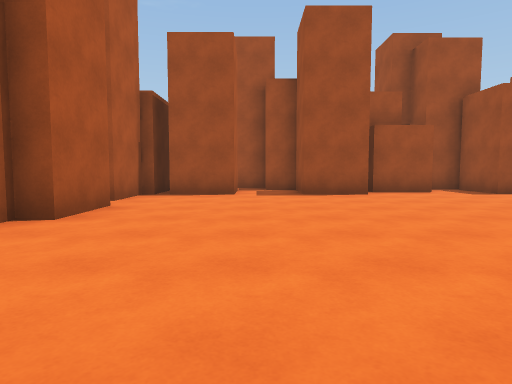
view 1 (above)

16 first-person views from a walk through a Unity game level. The camera is 1.2 m above the floor, tilts 4° down and sees 75° across. The floor is counted in squares, 2 m on a side. Each view is taken from the middle of a square. On the plan, view 1 faces up. The plan holds only what a view shows up to about 10 squares ahead; the rest is blank. The player character is not drawn. Surface patterns are stand-ins for the level's own textures.

view 2
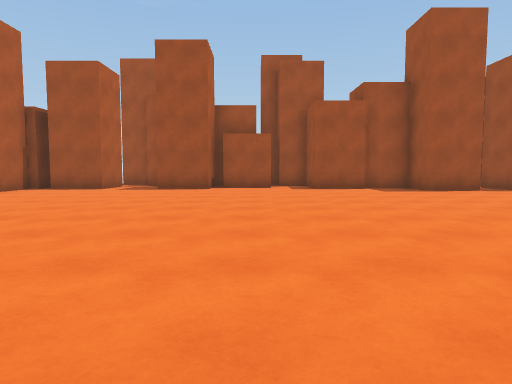

view 3
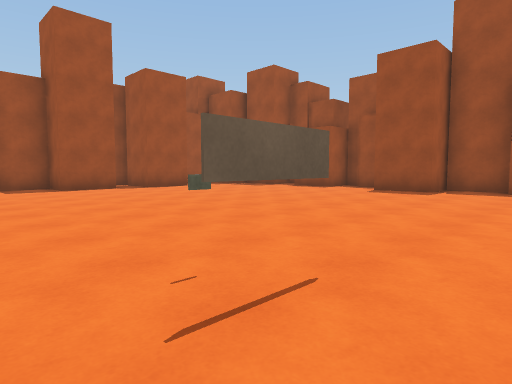

view 4
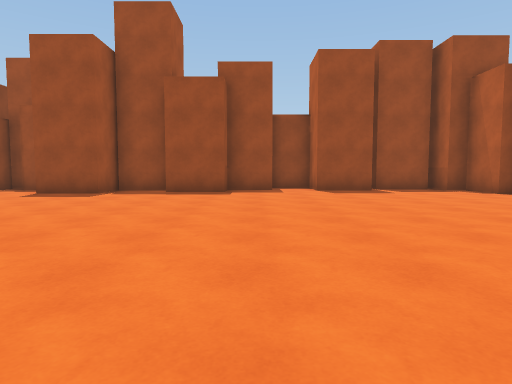

view 5
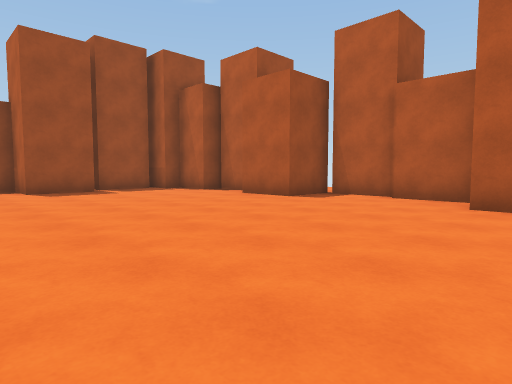

view 6
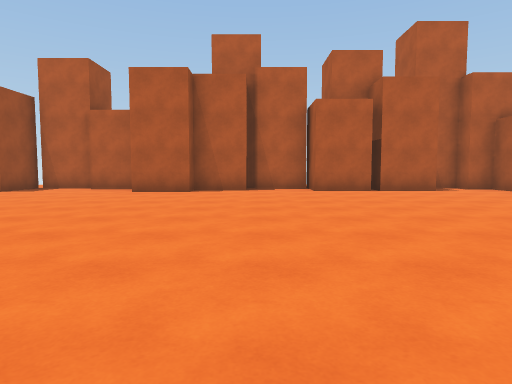

view 7
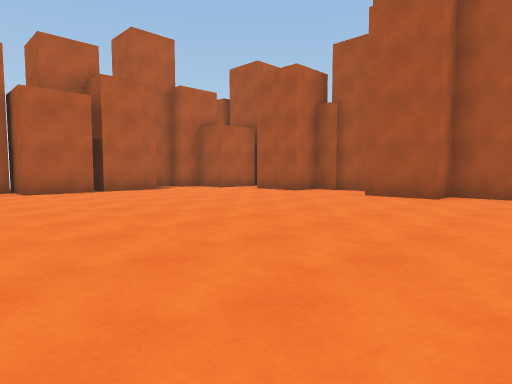

view 8
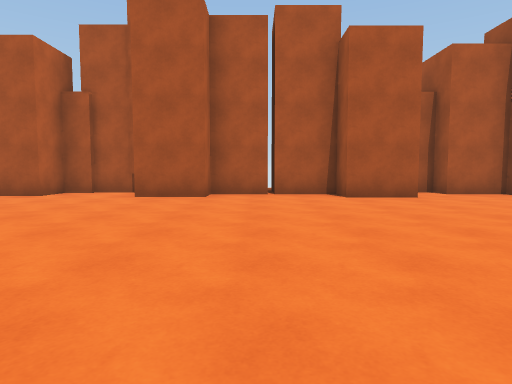

view 9
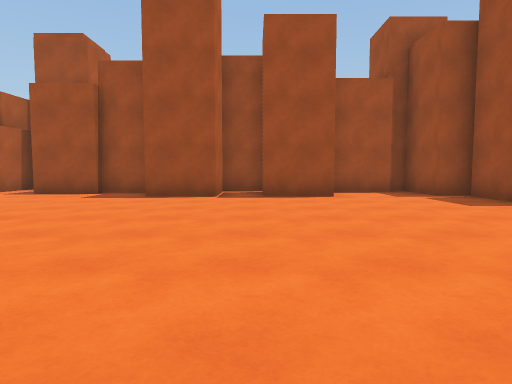

view 10
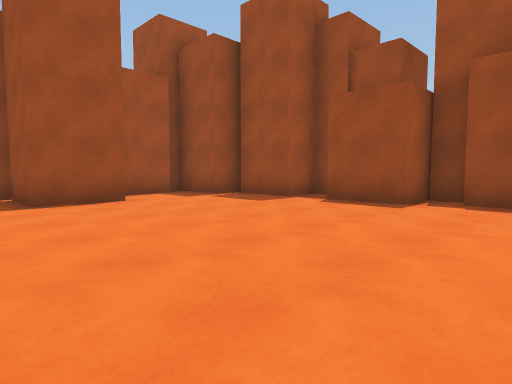

view 11
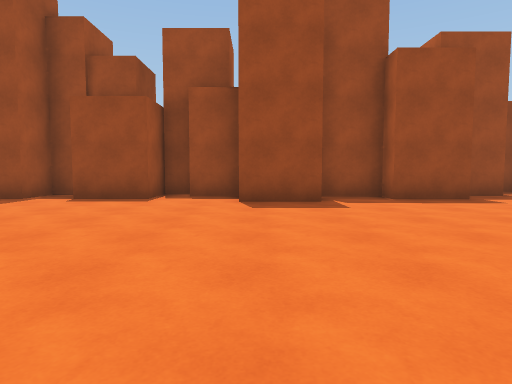

view 12
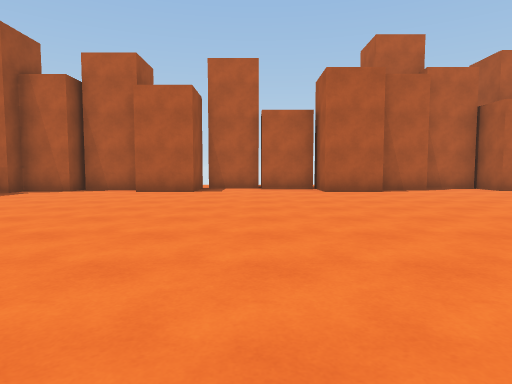

view 13
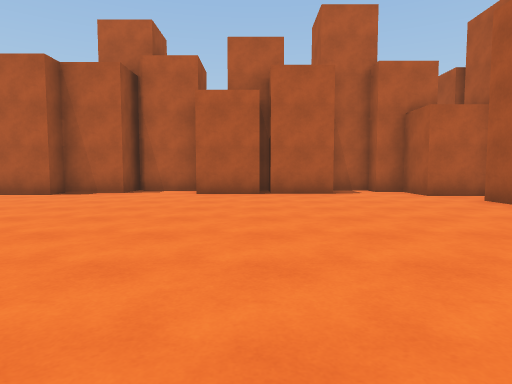

view 14
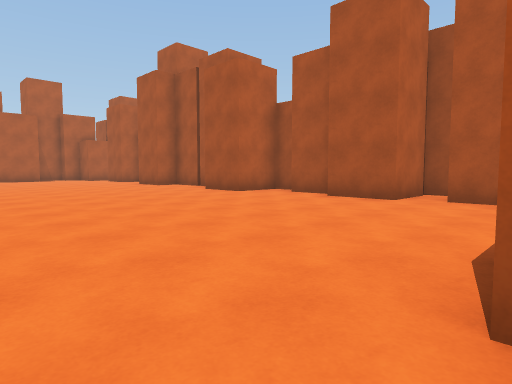

view 15
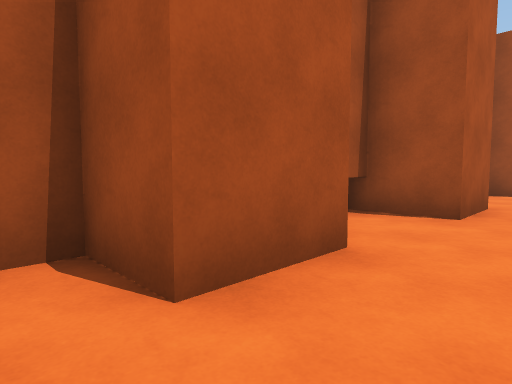

view 16
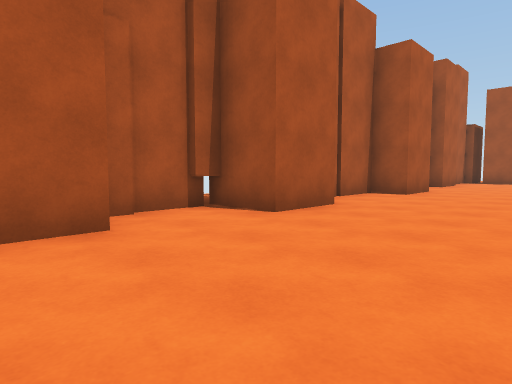

### Floor plan
Points are (right, up) in squares from view 1. A wall is a line through its corners. A room is listed if a view was taken in it or the views show most of it. See-through windows are left out.
Room 1 (views 1, 2, 3, 4, 5, 6, 7, 8, 9, 10, 11, 12, 13, 14, 15, 16)
walls: (7.2, 7.8) (5.7, 7.8) (5.7, 9.6) (5, 9.6); (2.6, 7.8) (1.1, 7.8) (1.1, 9.6) (0.2, 9.6); (1.9, -9.9) (3.4, -9.9) (3.4, -11.5); (-3.4, -4.6) (-3.4, -6.1); (3.5, -10.8) (5.1, -10.8); (16.1, -1.7) (16.1, -0.2); (16.1, 1.4) (16.1, 2.5); (10.1, 8.6) (10.1, 7.1) (8.6, 7.1) (8.6, 8.2) (7.1, 8.2); (16.4, -0.1) (15, -0.1) (15, 1.4); (-3.2, -6) (-3.2, -6.7) (-2.3, -6.7) (-2.3, -8.2) (-3.4, -8.2) (-3.4, -8.8); (5.3, -11.5) (5.3, -10.2) (6.7, -10.2) (6.7, -9.6) (8.2, -9.6) (8.2, -10.8) (9.9, -10.8); (12.8, 7.1) (11.2, 7.1) (11.2, 8.6); (0.1, -9.9) (1.6, -9.9); (9.9, -11.1) (11.6, -11.1) (11.6, -9.6) (13.1, -9.6); (16.3, -4.5) (16.3, -3.2) (15.6, -3.2) (15.6, -1.7); (4.5, 9.9) (4.5, 8.4) (3, 8.4); (16.7, 2.5) (16.7, 3.1) (15.6, 3.1) (15.6, 4.8); (13.2, -10.2) (14.8, -10.2); (-3.9, 5.4) (-2.3, 5.4) (-2.3, 3.9) (-2.8, 3.9) (-2.8, 2.5) (-3.4, 2.5) (-3.4, 1.4) (-2, 1.4) (-2, -0.1) (-2.8, -0.1) (-2.8, -3.1) (-2, -3.1) (-2, -4.6) (-3.2, -4.6) (-3.2, -5.1); (16.1, -7.2) (16.1, -5.7) (17.4, -5.7) (17.4, -5.1); (-0.5, 9) (-0.5, 7.8) (-2, 7.8); (-2.3, 7.8) (-2.6, 7.8) (-2.6, 6.1); (-4.1, 5.9) (-4.1, 5.2); (-3.1, -9.3) (-1.8, -9.3) (-1.8, -10.6) (-1.1, -10.6); (16.7, 5.1) (16.7, 5.6) (15.6, 5.6) (15.6, 7.4) (15, 7.4) (15, 9); (-1.1, -11.1) (-0.1, -11.1); (14.5, 8.4) (12.9, 8.4); (15, -10.6) (15, -9.6) (16.1, -9.6) (16.1, -9.3) (17, -9.3); (16.7, -9) (16.7, -7.5)
ways out: opening at (0, 8.5)
objects: other object (7, -2)

Where each view was taken, in squares from view 1:
view 1: 0 up, 0 right, facing up
view 2: 2 down, 4 right, facing up
view 3: 3 down, 6 right, facing up-right
view 4: 4 down, 7 right, facing right
view 5: 4 down, 7 right, facing down-right
view 6: 1 down, 5 right, facing down
view 7: 1 down, 5 right, facing down-left
view 8: 2 down, 5 right, facing left
view 9: 0 up, 11 right, facing up
view 10: 1 up, 10 right, facing up-right
view 11: 1 up, 9 right, facing right
view 12: 1 down, 10 right, facing down
view 13: 2 down, 2 right, facing down
view 14: 8 up, 4 right, facing down-left
view 15: 9 down, 1 left, facing up-left
view 16: 8 down, 1 right, facing up-left
